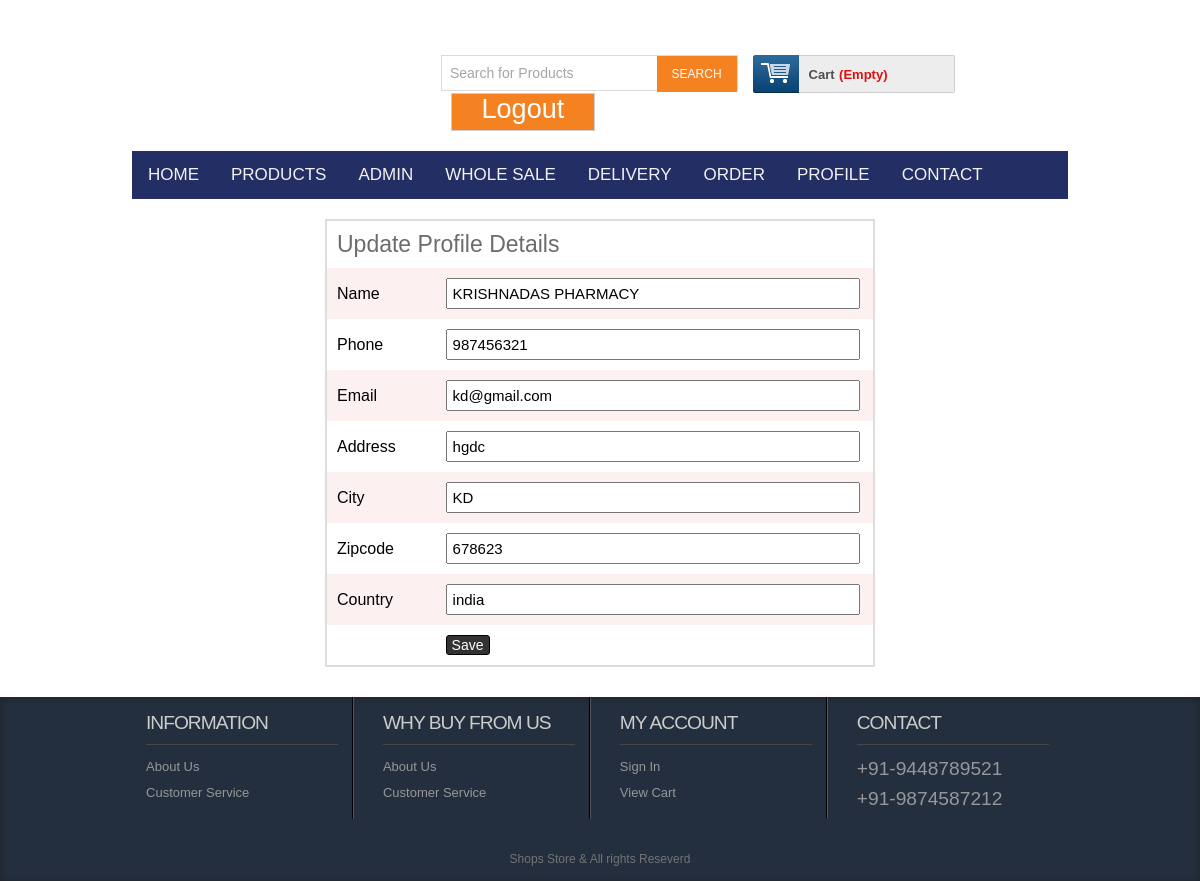
/apps/editprofile.php (signed in), run on the app's committed database.
### tables this page shows
CREATE TABLE `tbl_customer` (
  `id` int(11) NOT NULL,
  `name` varchar(255) NOT NULL,
  `address` text NOT NULL,
  `city` varchar(30) NOT NULL,
  `country` varchar(30) NOT NULL,
  `zip` varchar(30) NOT NULL,
  `phone` varchar(30) NOT NULL,
  `email` varchar(255) NOT NULL,
  `pass` varchar(32) NOT NULL
);

### apps/classess/Customer.php (called while the page is built, shortened)
<?php
$filepath = realpath(dirname(__FILE__));
include_once ($filepath.'/../lib/Database.php');
?>
<?php
class Customer{
private $db;
	public function __construct()
	{
		$this->db = new Database();
	}
public function getCustomerData($id){
	$query = "SELECT * FROM tbl_customer WHERE id = '$id'";
		$result = $this->db->select($query);
		return $result;
}
}
?>

### apps/lib/Database.php (called while the page is built, shortened)
<?php
Class Database{
 public $host   = DB_HOST;
 public $user   = DB_USER;
 public $pass   = DB_PASS;
 public $dbname = DB_NAME;
 public $link;
private function connectDB(){
 $this->link = new mysqli($this->host, $this->user, $this->pass,
  $this->dbname);
 }
public function select($query){
  $result = $this->link->query($query) or
   die($this->link->error.__LINE__);
  if($result->num_rows > 0){
    return $result;
  } else {
    return false;
  }
 }
}

### apps/lib/Session.php (called while the page is built, shortened)
<?php
class Session{
 public static function get($key){
  if (isset($_SESSION[$key])) {
   return $_SESSION[$key];
  } else {
   return false;
  }
 }
}
?>

### apps/editprofile.php (the view, shortened to what this page needs)
<?php include 'inc/header.php';?>
 <div class="main">
    <div class="content">
    	<div class="section group">
    		<?php
    		$id = Session::get("cmrId");
    		$getdata = $cmr->getCustomerData($id);
    		if ($getdata) {
    			while ($result = $getdata->fetch_assoc()) {
    		 ?>
    		 <form action="" method="post">
				<table class="tblone">
					<tr>
						<td colspan="2"><h2>Update Profile Details</h2></td>
					</tr>
					<tr>
						<td width="20%">Name</td>
						<td><input type="text" name="name" value="<?php echo $result['name'];?>"></td>
					</tr>
					<tr>
						<td>Phone</td>
						<td><input type="text" name="phone" value="<?php echo $result['phone'];?>"></td>
					</tr>
					<tr>
						<td>Email</td>
						<td><input type="text" name="email" value="<?php echo $result['email'];?>"></td>
					</tr>
					<tr>
						<td>Address</td>
						<td><input type="text" name="address" value="<?php echo $result['address'];?>"></td>
					</tr>
					<tr>
						<td>City</td>
						<td><input type="text" name="city" value="<?php echo $result['city'];?>"></td>
					</tr>
					<tr>
						<td>Zipcode</td>
						<td><input type="text" name="zip" value="<?php echo $result['zip'];?>"></td>
					</tr>
					<tr>
						<td>Country</td>
						<td><input type="text" name="country" value="<?php echo $result['country'];?>"></td>
					</tr>
					<tr>
						<td></td>
						<td><input type="submit" name="submit" value="Save"></td>
					</tr>
				</table>
				</form>
			<?php }} ?>
 		</div>
 	</div>
	</div>
  <?php include 'inc/footer.php';?>

### apps/css/newstyle.css (style rules this page uses)
html,body,div,span,applet,object,iframe,h1,h2,h3,h4,h5,h6,p,blockquote,pre,a,abbr,acronym,address,big,cite,code,del,dfn,em,img,ins,kbd,q,s,samp,small,strike,strong,sub,sup,tt,var,b,u,i,dl,dt,dd,ol,nav ul,nav li,fieldset,form,label,legend,table,caption,tbody,tfoot,thead,tr,th,td,article,aside,canvas,details,embed,figure,figcaption,footer,header,hgroup,menu,nav,output,ruby,section,summary,time,mark,audio,video { margin:0;padding:0;border:0;font-size:100%;font:inherit;vertical-align:baseline; }
table { border-collapse:collapse;border-spacing:0; }
body { font-family:Arial, Helvetica, sans-serif; background:url(../images/body_bg.jpg); }
.section { clear: both; padding: 0px; margin: 0px; }
.group:before, .group:after { content:""; display:table; }
.group:after { clear:both; }
.group { zoom:1; }
.content { padding:20px 0; background:#FFF; }
.content h2 { font-size:23px; color:#6C6C6C; font-family: 'Monda', sans-serif; }
.tblone { border: 1px solid #fff; margin-bottom: 12px; width: 100%; }
.tblone td { padding:10px;text-align:center; }
table.tblone tr:nth-child(2n+1) { background:#fff;height:30px; }
table.tblone tr:nth-child(2n) { background:#fdf0f1;height:30px; }
table.tblone input[type="submit"] { background: #333 none repeat scroll 0 0; border: 1px solid #000; border-radius: 3px; color: #fff; cursor: pointer; font-size: 14px; padding: 1px 5px; }

### apps/css/tougle.css (style rules this page uses)
body { margin: 0; font-family: Arial, Helvetica, sans-serif; }

### apps/editprofile.php (style rules this page uses)
.tblone { width: 550px;margin: 0 auto;border: 2px solid #ddd;margin-bottom: 10px; }
.tblone tr td { text-align: justify; }
.tblone input[type="text"] { width: 400px;padding: 5px;font-size: 15px; }

### data on the page
tbl_customer: name "KRISHNADAS PHARMACY", phone "987456321", email "kd@gmail.com", address "hgdc", city "KD", zip "678623", country "india"
